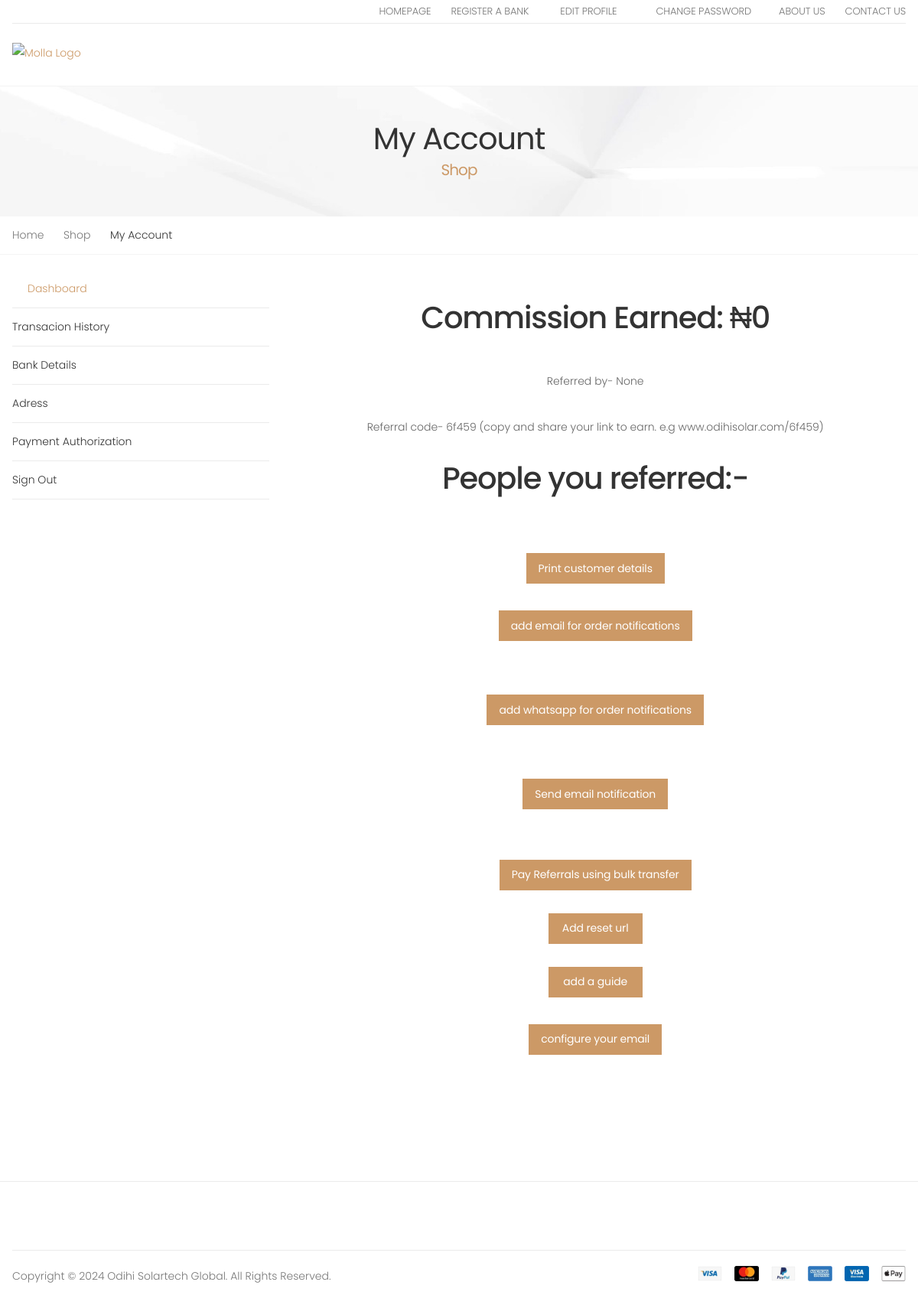
Screenshot of /profile/ (signed in) with the database file from the repository.
### solar/models.py (models this page shows, shortened)
class Profile(models.Model):
    user= models.OneToOneField(User, on_delete= models.CASCADE)
    image= models.ImageField(upload_to= "media", blank=True, null=True)
    name= models.CharField(max_length=25)
    code= models.CharField(max_length=5)
    email= models.EmailField()
    telephone= models.IntegerField()
    earnings= models.IntegerField(default= 0)
    rec_by= models.ForeignKey(User, on_delete= models.CASCADE, related_name= "rec_by", null=True)
    recommendations= models.ManyToManyField(User, blank=True, related_name= "recs")

### solar/views.py (the view, shortened to what this page needs)
# urls.py: path('profile/', views.profile, name= "profile"),
@login_required
def profile(request):
    expired= request.session.get_expiry_date()
    expired_date= timezone.localtime(expired)
    seconds= None
    today= timezone.now()
    company= None
    if CompanyAccount.objects.filter(pk=1).exists():
        company= CompanyAccount.objects.get(pk=1)
    permission= Permission.objects.get(pk=1)
    reset= None
    if Reset.objects.filter(pk=1).exists():
        reset= Reset.objects.get(pk=1)
    profile= Profile.objects.get(user= request.user)
    if profile.rec_by is not None:
        time_diff= expired_date - today
        seconds = time_diff.total_seconds()
    email_setup= None
    if EmailSet.objects.filter(pk=1).exists():
        email_setup= EmailSet.objects. get(pk=1)
    address= 'Add address for easy delivery of products'
    if Location.objects.filter(user=request.user).exists():
        address= Location.objects.get(user=request.user)
    transfer_code= str(uuid.uuid4()).replace("-", "")[:7]
    if Bank.objects.filter(user=request.user).exists():
        bank= Bank.objects.get(user=request.user)
        bank2= Banks.objects.get(bank_name=bank.bank_name)
    else:
        bank= None
    guide= None
    if InstructionBot.objects.filter(pk=1).exists():
        guide= InstructionBot.objects.get(pk=1)
    context= {
        'profile': profile,
        'bank': bank,
        'address': address,
        'reset': reset,
        'guide': guide,
        'email_setup': email_setup,
        'permission': permission,
        'company': company,
        'seconds': seconds,
        'expired': expired
    }
    return render(request, 'dashboard.html', context)

### templates/dashboard.html (shortened to what this page needs)
{% load static %}
<!DOCTYPE html>
<html lang="en">
<head>
    <link rel="stylesheet" href="{% static 'assets/css/bootstrap.min.css' %}">
    <link rel="stylesheet" href="{% static 'assets/css/style.css' %}">
</head>
<body>
    <div class="page-wrapper">
        <header class="header">
            <div class="header-top">
                <div class="container">
                    <div class="header-right">
                        <ul class="top-menu">
                            <li>
                                <ul>
                                    <li><a href="{% url 'home' %}">Homepage</a></li>
                                    {% if user.is_superuser %}
                                    <li>
                                        <a href="{% url 'add-bank' %}">Register a Bank</a>
                                    </li>
                                    {% endif %}
                                    <li class="nav-item active">
                                        <a class="nav-link" href="{% url 'edit-profile' profile.pk %}">Edit profile <span class="sr-only">(current)</span></a>
                                    </li>
                                    <li class="nav-item active">
                                        <a class="nav-link" href="{% url 'reset-password' username=request.user.username %}">change password <span class="sr-only">(current)</span></a>
                                    </li>
                                    <li><a href="#">About Us</a></li>
                                    <li><a href="#">Contact Us</a></li>
                                </ul>
                            </li>
                        </ul>
                    </div>
                </div>
            </div>
            <div class="header-middle sticky-header">
                <div class="container">
                    <div class="header-left">
                        <a href="index.html" class="logo">
                            <img src="{% static 'assets/images/demos-img/odihi-main.jpg' %}" alt="Molla Logo" width="105" height="25">
                        </a>
                    </div>
                </div>
            </div>
        </header>
        <main class="main">
        	<div class="page-header text-center" style="background-image: url('assets/images/page-header-bg.jpg')">
        		<div class="container">
        			<h1 class="page-title">My Account<span>Shop</span></h1>
        		</div>
        	</div>
            <nav aria-label="breadcrumb" class="breadcrumb-nav mb-3">
                <div class="container">
                    <ol class="breadcrumb">
                        <li class="breadcrumb-item"><a href="index.html">Home</a></li>
                        <li class="breadcrumb-item"><a href="#">Shop</a></li>
                        <li class="breadcrumb-item active" aria-current="page">My Account</li>
                    </ol>
                </div>
            </nav>
            <div class="page-content">
            	<div class="dashboard">
	                <div class="container">
	                	<div class="row">
	                		<aside class="col-md-4 col-lg-3">
	                			<ul class="nav nav-dashboard flex-column mb-3 mb-md-0" role="tablist">
								    <li class="nav-item">
								        <a class="nav-link active" id="tab-dashboard-link" data-toggle="tab" href="#tab-dashboard" role="tab" aria-controls="tab-dashboard" aria-selected="true">Dashboard</a>
								    </li>
								    <li class="nav-item">
								        <a class="nav-link" href="{% url 'trans-hist' %}" role="tab" aria-controls="" aria-selected="">Transacion History</a>
								    </li>
                                    <li class="nav-item">
								        <a class="nav-link" id="tab-downloads-link" data-toggle="tab" href="#tab-downloads" role="tab" aria-controls="tab-downloads" aria-selected="false">Bank Details</a>
								    </li>
								    <li class="nav-item">
								        <a class="nav-link" id="tab-address-link" data-toggle="tab" href="#tab-address" role="tab" aria-controls="tab-address" aria-selected="false">Adress</a>
								    </li>
								    <li class="nav-item">
								        <a class="nav-link" id="tab-account-link" data-toggle="tab" href="#tab-account" role="tab" aria-controls="tab-account" aria-selected="false">Payment Authorization</a>
								    </li>
								    <li class="nav-item">
								        <a class="nav-link" href="#">Sign Out</a>
								    </li>
								</ul>
	                		</aside>
	                		<div class="col-md-8 col-lg-9">
	                			<div class="tab-content">
								    <div class="tab-pane fade show active" id="tab-dashboard" role="tabpanel" aria-labelledby="tab-dashboard-link">
								    	<section class="cta-section theme-bg-light py-5">
                                            <div class="container text-center">
                                                <h2 class="heading">Commission Earned: ₦{{profile.earnings}}</h2><br>
                                                <div class="intro">Referred by- {{profile.rec_by}}</div><br>
                                                <div class="intro">Referral code- {{profile.code}} (copy and share your link to earn. e.g www.odihisolar.com/{{profile.code}})</div><br>
                                                <h2 class="heading">People you referred:-</h2>
                                            </div>
                                        </section>
                                        {% if user.is_superuser %}
                                    <section class="cta-section theme-bg-light py-5">
                                        <div class="container text-center">
                                            <a href="{% url 'customer-info' %}"><button class="btn btn-primary">Print customer details</button></a>
                                            <br>
                                            <br>
                                            <a class="nav-link" href="{% url 'add-email' %}"><button class="btn btn-primary">add email for order notifications</button></a>
                                            <br>
                                            <br>
                                            <a class="nav-link" href="{% url 'add-whatsapp' %}"><button class="btn btn-primary">add whatsapp for order notifications</button></a>
                                            <br>
                                            <br>
                                            <a class="nav-link" href="{% url 'send-mail' %}"><button class="btn btn-primary">Send email notification</button></a>
                                            <br>
                                            <br>
                                            <a href="{% url 'profiles-details' %}"><button class="btn btn-primary">Pay Referrals using bulk transfer</button></a>
                                            <br>
                                            <br>
                                            {% if reset is None %}
                                            <a href="{% url 'add-reset' %}"><button class="btn btn-primary">Add reset url</button></a>
                                            <br>
                                            <br>
                                            {% else %}
                                            <a href="{% url 'edit-reset' reset.pk %}"><button class="btn btn-primary">edit reset url</button></a>
                                            <br>
                                            <br>
                                            {% endif %}
                                            {% if guide is None %}
                                            <a href="{% url 'add-guide' %}"><button class="btn btn-primary">add a guide</button></a>
                                            <br>
                                            <br>
                                            {% else %}
                                            {% if guide.pk %}
                                            <a href="{% url 'edit-guide' guide.pk %}"><button class="btn btn-primary">Edit guide</button></a>
                                            <br>
                                            <br>
                                            {% endif %}
                                            {% endif %}
                                            {% if email_setup is None %}
                                                <a class="nav-link" href="{% url 'email-setup' %}"><button class="btn btn-primary">configure your email</button></a>
                                                <br>
                                                <br>
                                                {% else %}
                                                <a class="nav-link" href="{% url 'emailsetup-edit' email_setup.pk %}"><button class="btn btn-primary">edit email configuration</button></a>
                                                <br>
                                                <br>
                                            {% endif %}
                                        </div>
                                    </section>
                                    {% endif %}
								    </div>
								</div>
	                		</div>
	                	</div>
	                </div>
                </div>
            </div>
        </main>
        <footer class="footer">
        	<div class="footer-middle">
	        </div>
	        <div class="footer-bottom">
	        	<div class="container">
	        		<p class="footer-copyright">Copyright © 2024 Odihi Solartech Global. All Rights Reserved.</p>
	        		<figure class="footer-payments">
	        			<img src="assets/images/payments.png" alt="Payment methods" width="272" height="20">
	        		</figure>
	        	</div>
	        </div>
        </footer>
    </div>
</body>
</html>

### rows the page displays
Profile: earnings "0", rec_by "None", code "6f459"
